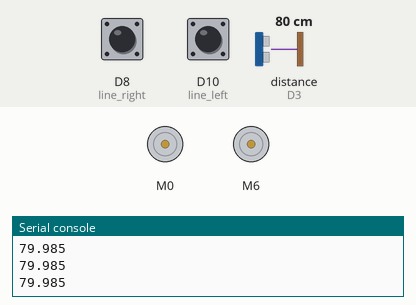
This program was run on a simulated CircuitPython board. Parts: 2 × DC motor (green arrow = forward, orange = backward, longer = faster), the last lines printed to the serial console. Inputs (shaded band) come from the test bench; at power-on: distance to the obstacle (sensor on D3) 80 cm, D8 (line_right) LOW, D10 (line_left) LOW. The echo pulse lasts 58.3 µs per cm.

Above: at 1.2 s.
1.3 s: distance to the obstacle (sensor on D3) set to 12 cm
2.8 s: distance to the obstacle (sensor on D3) set to 9 cm
At 4.0 s:
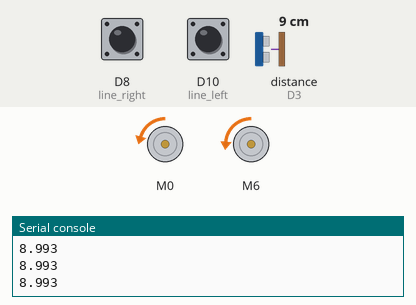
4.3 s: distance to the obstacle (sensor on D3) set to 18 cm
At 4.6 s:
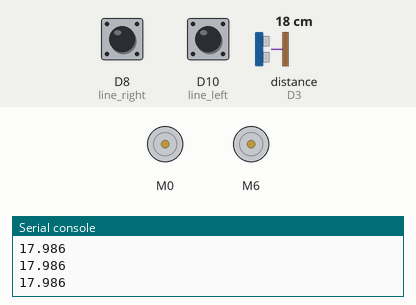
5.8 s: D8 (line_right) pulled HIGH for 0.15 s
At 7.1 s:
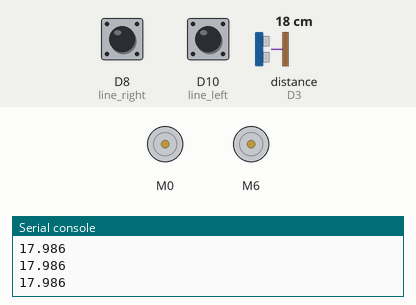
7.4 s: D10 (line_left) pulled HIGH for 0.15 s
At 8.3 s:
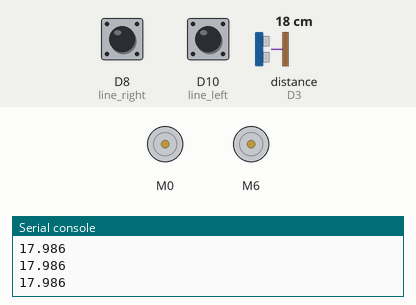
9.0 s: D10 (line_left) pulled HIGH for 3.2 s
At 10.0 s:
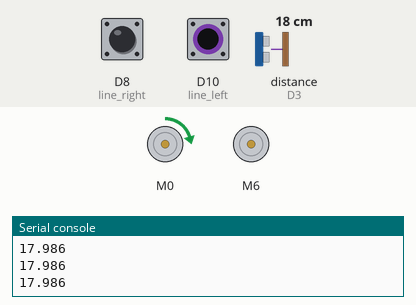
Timing chart, 0 to 13.7 s (numbered marks = the images above; inputs shaded):
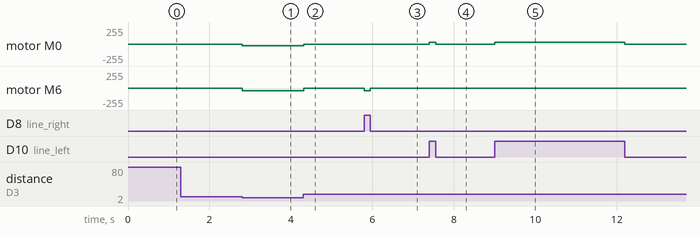

The program:

6_sonar_line_follower.py
```python
import adafruit_hcsr04
from adafruit_motor import servo
import board
from digitalio import DigitalInOut, Direction, Pull
import pwmio
import time

line_left = DigitalInOut(board.D10)
line_right = DigitalInOut(board.D8)

servo_left = servo.ContinuousServo(pwmio.PWMOut(board.D0, frequency=50))
servo_right = servo.ContinuousServo(pwmio.PWMOut(board.D6, frequency=50))

sonar = adafruit_hcsr04.HCSR04(trigger_pin=board.D4, echo_pin=board.D3)


def drive(left, right):
    servo_left.throttle = 0.1*left
    servo_right.throttle = -0.15*right


while True:
    try:
        d = sonar.distance
        print(d)
    except RuntimeError:
        pass  # Do not crash on errors from sonar

    if d < 10:
        drive(-1, 1)     # Turn left
        time.sleep(0.3)
    else:
        drive(line_left.value, line_right.value) # Drive along the line
```

Measured:
- after the input at 2.8 s, motor M0: stopped → backward 25/255 at once; motor M6: stopped → backward 38/255 at once
- after the input at 4.3 s, motor M0: backward 25/255 → stopped at once; motor M6: backward 38/255 → stopped at once
- after the input at 5.8 s, motor M6: stopped → backward 38/255 at once, → stopped 0.15 s later
- after the input at 7.4 s, motor M0: stopped → forward 25/255 at once, → stopped 0.15 s later
- after the input at 9.0 s, motor M0: stopped → forward 25/255 at once, → stopped 3.2 s later
